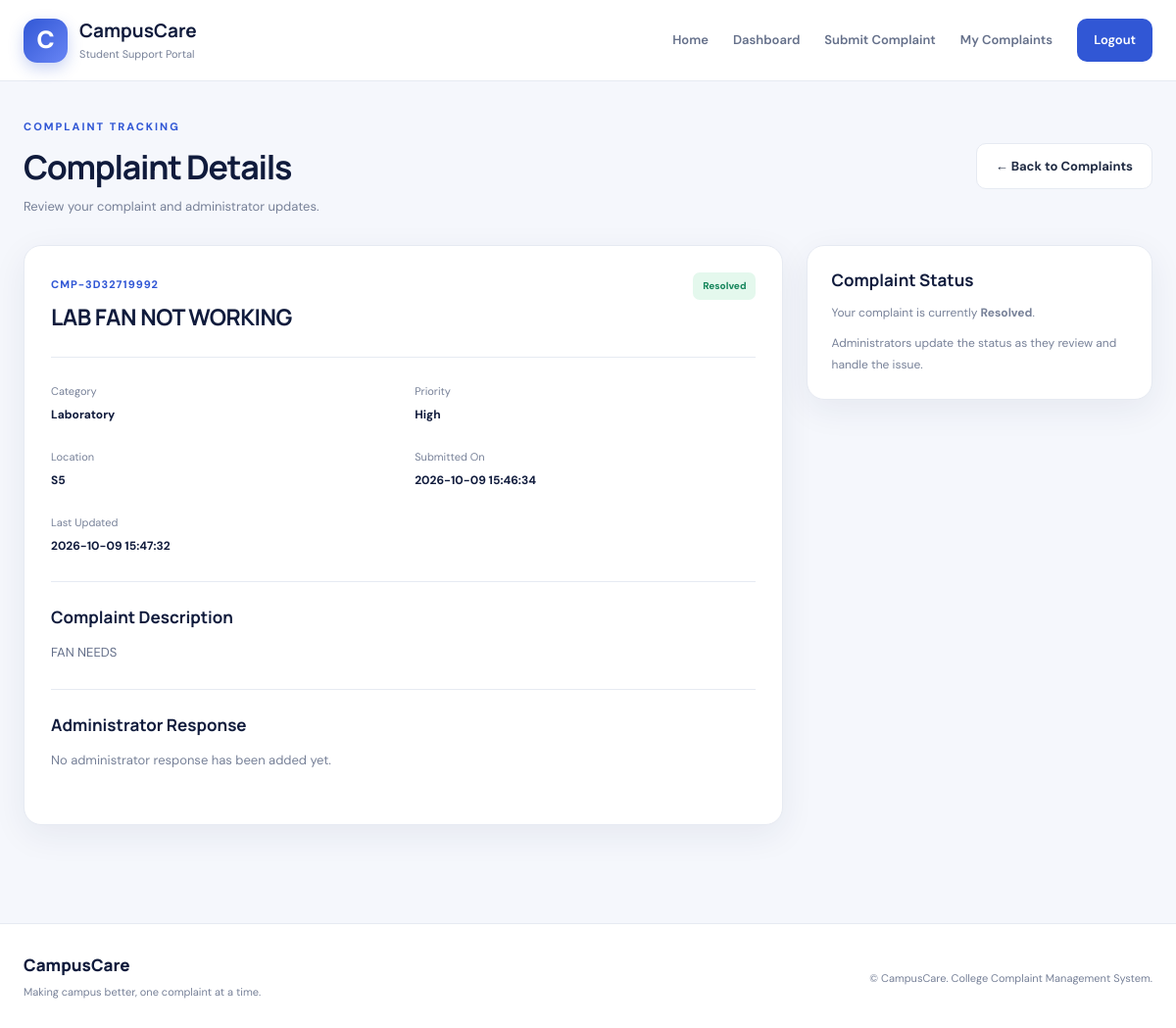
Page /complaints/1 (signed in) on the committed database.
### tables this page shows
CREATE TABLE complaints (
                id INTEGER PRIMARY KEY AUTOINCREMENT,
                complaint_code TEXT UNIQUE NOT NULL,
                student_id INTEGER NOT NULL,
                title TEXT NOT NULL,
                category TEXT NOT NULL,
                location TEXT NOT NULL,
                description TEXT NOT NULL,

                priority TEXT NOT NULL DEFAULT 'Medium'
                    CHECK(priority IN ('Low', 'Medium', 'High')),

                status TEXT NOT NULL DEFAULT 'Pending'
                    CHECK(status IN (
                        'Pending',
                        'In Progress',
                        'Resolved',
                        'Rejected'
                    )),

                admin_response TEXT DEFAULT '',
                created_at TIMESTAMP DEFAULT CURRENT_TIMESTAMP,
                updated_at TIMESTAMP DEFAULT CURRENT_TIMESTAMP,

                FOREIGN KEY(student_id)
                    REFERENCES students(id)
                    ON DELETE RESTRICT
            );

### app.py (the view)
@app.route("/complaints/<int:complaint_id>")
@student_required
def complaint_detail(complaint_id):
    complaint = fetch_one(
        """
        SELECT *
        FROM complaints
        WHERE id = ? AND student_id = ?
        """,
        (complaint_id, session["student_id"])
    )
    if complaint is None:
        abort(404)
    return render_template(
        "complaint_detail.html",
        complaint=complaint
    )

### app.py (called while the page is built)
def fetch_one(query, parameters=()):
    connection = get_db()
    try:
        return connection.execute(
            query, parameters
        ).fetchone()
    finally:
        connection.close()

def student_required(function):
    @wraps(function)
    def wrapper(*args, **kwargs):
        if not session.get("student_id"):
            flash("Please log in to continue.", "warning")
            return redirect(url_for("login"))
        return function(*args, **kwargs)
    return wrapper

### database.py (called while the page is built)
def get_db():
    connection = sqlite3.connect(
        current_app.config["DATABASE"],
        timeout=10
    )
    connection.row_factory = sqlite3.Row
    connection.execute("PRAGMA foreign_keys = ON")
    return connection

### templates/complaint_detail.html (shortened to what this page needs)
{% extends "base.html" %}
{% block content %}
<section class="page-heading">
    <div>
        <span class="eyebrow">COMPLAINT TRACKING</span>
        <h1>Complaint Details</h1>
        <p>Review your complaint and administrator updates.</p>
    </div>
    <a href="{{ url_for('my_complaints') }}" class="btn btn-outline">
        &larr; Back to Complaints
    </a>
</section>
<div class="detail-layout">
    <section class="content-card">
        <div class="detail-top">
            <div>
                <span class="detail-id">
                    {{ complaint.complaint_code }}
                </span>
                <h2>{{ complaint.title }}</h2>
            </div>
            <span class="badge status-{{ complaint.status|lower|replace(' ', '-') }}">
                {{ complaint.status }}
            </span>
        </div>
        <div class="detail-grid">
            <div class="detail-item">
                <span>Category</span>
                <strong>{{ complaint.category }}</strong>
            </div>
            <div class="detail-item">
                <span>Priority</span>
                <strong>{{ complaint.priority }}</strong>
            </div>
            <div class="detail-item">
                <span>Location</span>
                <strong>{{ complaint.location }}</strong>
            </div>
            <div class="detail-item">
                <span>Submitted On</span>
                <strong>{{ complaint.created_at }}</strong>
            </div>
            <div class="detail-item">
                <span>Last Updated</span>
                <strong>{{ complaint.updated_at }}</strong>
            </div>
        </div>
        <div class="description-block">
            <h3>Complaint Description</h3>
            <p class="preserve-lines">{{ complaint.description }}</p>
        </div>
        <div class="description-block response-block">
            <h3>Administrator Response</h3>
            {% if complaint.admin_response %}
                <p class="preserve-lines">
                    {{ complaint.admin_response }}
                </p>
            {% else %}
                <p class="muted-text">
                    No administrator response has been added yet.
                </p>
            {% endif %}
        </div>
    </section>
    <aside class="side-info">
        <div class="info-card">
            <h3>Complaint Status</h3>
            <p>
                Your complaint is currently
                <strong>{{ complaint.status }}</strong>.
            </p>
            <p class="muted-text">
                Administrators update the status as they
                review and handle the issue.
            </p>
        </div>
    </aside>
</div>
{% endblock %}

### templates/base.html (shortened to what this page needs)
<!DOCTYPE html>
<html lang="en">
<head>
    <link
        rel="stylesheet"
        href="{{ url_for('static', filename='css/style.css') }}"
    >
</head>
<body>
<header class="topbar">
    <div class="container nav-container">
        <a class="brand" href="{{ url_for('home') }}">
            <span class="brand-icon">C</span>
            <span class="brand-text">
                <strong>CampusCare</strong>
                <small>Student Support Portal</small>
            </span>
        </a>
        <nav class="nav-links" id="navLinks">
            <a href="{{ url_for('home') }}">Home</a>
            {% if session.get('student_id') %}
                <a href="{{ url_for('student_dashboard') }}">
                    Dashboard
                </a>
                <a href="{{ url_for('submit_complaint') }}">
                    Submit Complaint
                </a>
                <a href="{{ url_for('my_complaints') }}">
                    My Complaints
                </a>
                <a class="nav-button" href="{{ url_for('logout') }}">
                    Logout
                </a>
            {% else %}
                <a href="{{ url_for('login') }}">Student Login</a>
                <a href="{{ url_for('register') }}">Register</a>
                <a class="nav-button" href="{{ url_for('admin_login') }}">
                    Admin Portal
                </a>
            {% endif %}
        </nav>
    </div>
</header>
<main class="main-content">
    <div class="container">
        {% block content %}{% endblock %}
    </div>
</main>
<footer class="footer">
    <div class="container footer-inner">
        <div>
            <a class="footer-brand" href="{{ url_for('home') }}">
                CampusCare
            </a>
            <p>Making campus better, one complaint at a time.</p>
        </div>
        <p>
            &copy; {{ now_year }} CampusCare.
            College Complaint Management System.
        </p>
    </div>
</footer>
</body>
</html>

### rows in the picture
complaints: complaint_code "CMP-3D32719992", title "LAB FAN NOT WORKING", status "Resolved", category "Laboratory", priority "High", location "S5", created_at "2026-10-09 15:46:34", updated_at "2026-10-09 15:47:32", description "FAN NEEDS"
